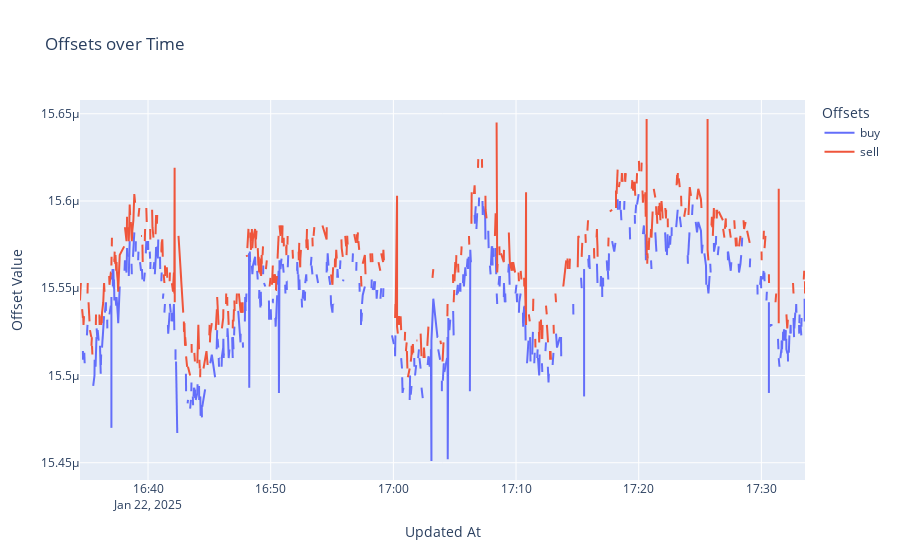

Source (notebook cell):
### Code cell
import plotly.graph_objects as go


fig = go.Figure()

# Add traces for each y-column
fig.add_trace(go.Scatter(x=df_transformed['updated_at'], y=df_transformed['buy'],
                         mode='lines', name='buy '))
fig.add_trace(go.Scatter(x=df_transformed['updated_at'], y=df_transformed['sell'],
                         mode='lines', name='sell '))
#fig.add_trace(go.Scatter(x=df_transformed['updated_at'], y=df_transformed['buy_po'],
#                         mode='lines', name='buy '))
#fig.add_trace(go.Scatter(x=df_transformed['updated_at'], y=df_transformed['sell_po'],
#                         mode='lines', name='sell '))
# Update layout for titles and axes
fig.update_layout(
    title="Offsets over Time",
    xaxis_title="Updated At",
    yaxis_title="Offset Value",
    legend_title="Offsets",
)

# Show the figure
fig.show()

### Figure 1 — Plotly figure (JSON) as saved in the notebook; plotly's stock layout.template omitted (floating-point values rounded to 4 significant figures; data arrays with more than 128 entries replaced by an {"elided": "..."} marker saying what was removed)
{"data": [{"mode": "lines", "name": "buy ", "type": "scatter", "x": {"elided": "1756 str values"}, "y": {"elided": "1756 float values"}}, {"mode": "lines", "name": "sell ", "type": "scatter", "x": {"elided": "1756 str values"}, "y": {"elided": "1756 float values"}}], "layout": {"legend": {"title": {"text": "Offsets"}}, "title": {"text": "Offsets over Time"}, "xaxis": {"title": {"text": "Updated At"}}, "yaxis": {"title": {"text": "Offset Value"}}}}
